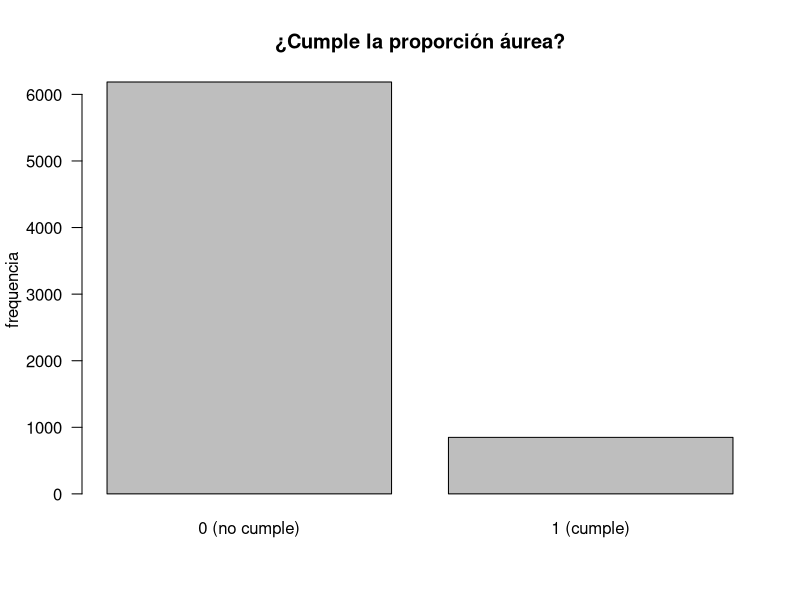
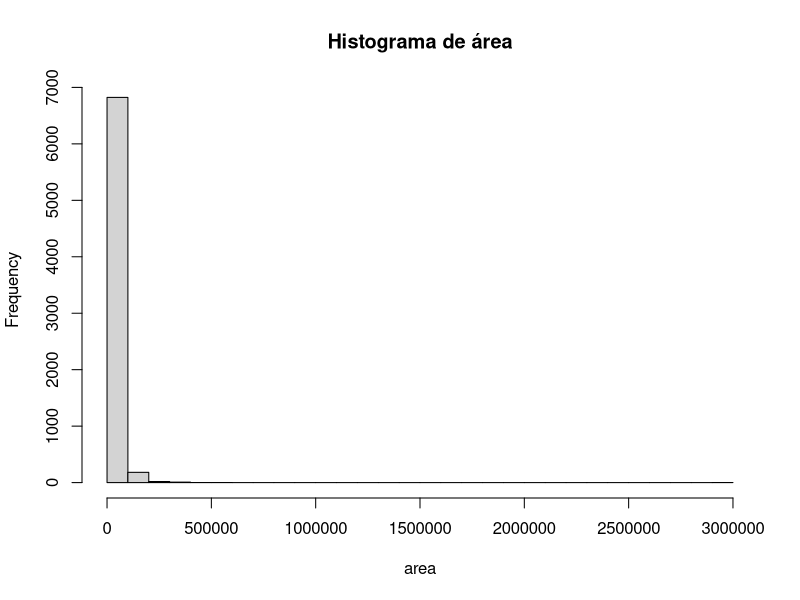
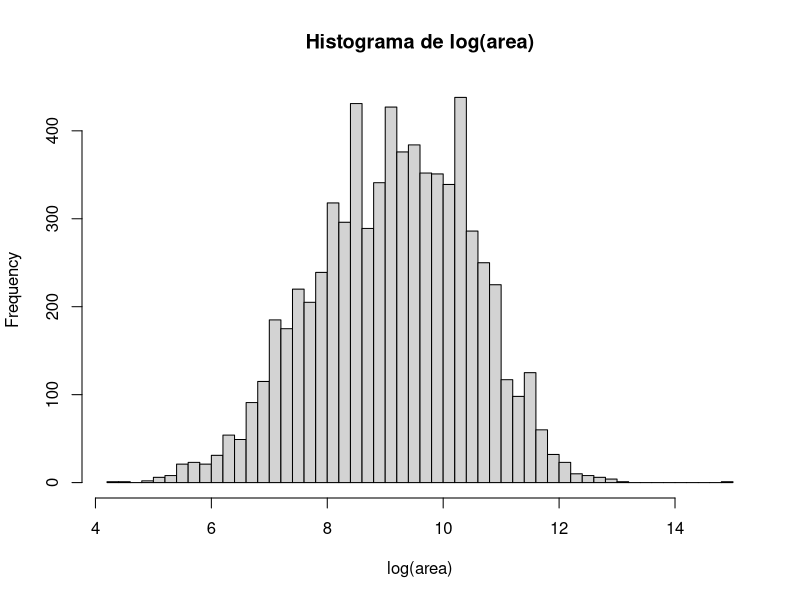
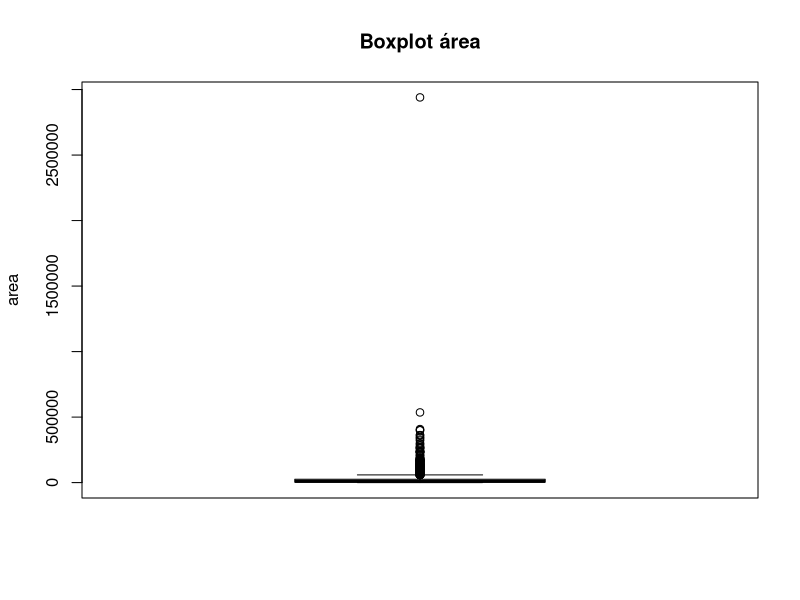
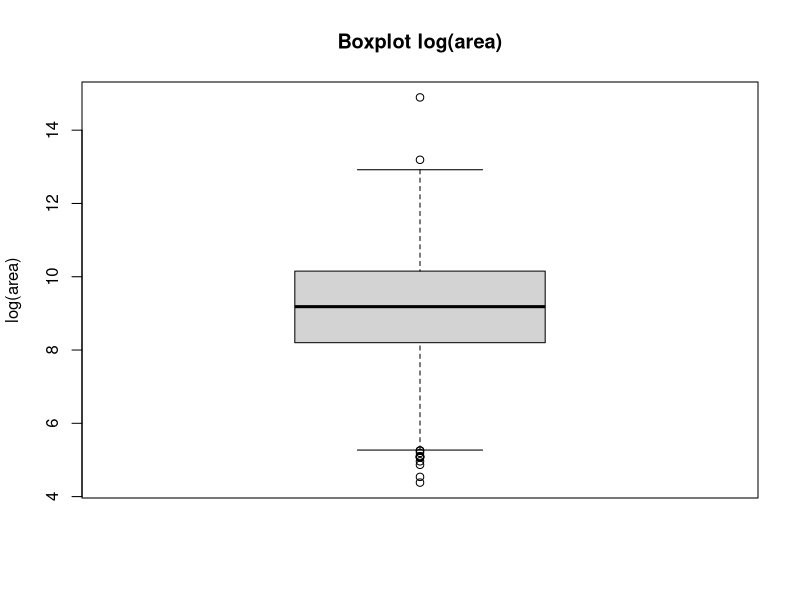
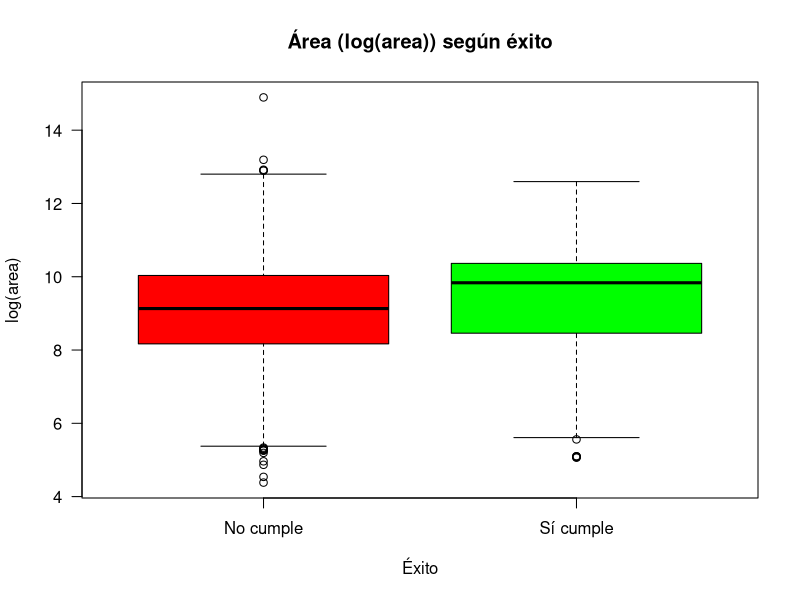
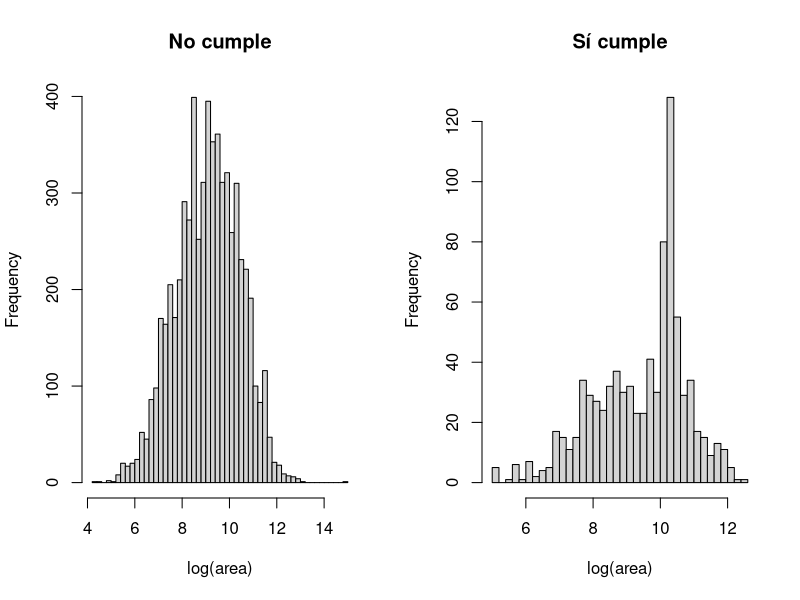
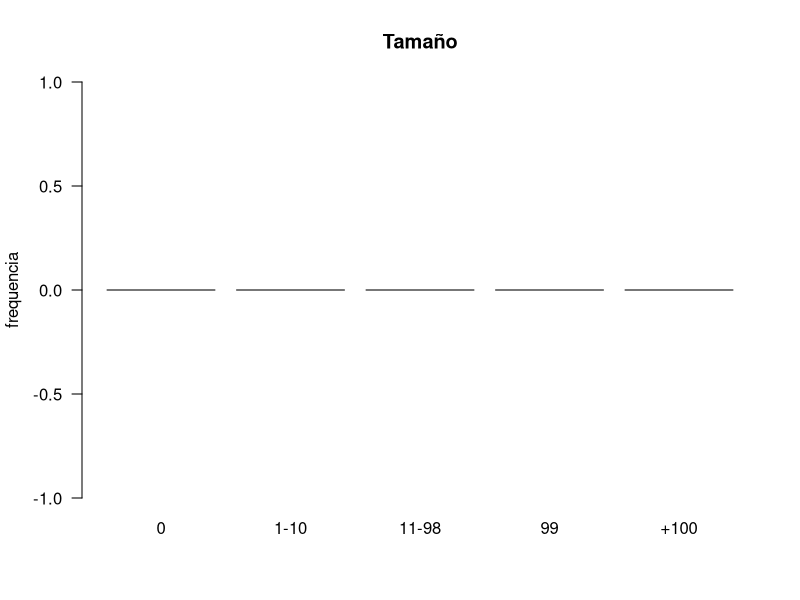

The R script that drew these images, in order:
## ---- chunk 1
knitr::opts_chunk$set(echo = TRUE)
## ---- chunk 2
library(readr)
setwd("~/Desktop/consultoria_proyecto")
df <- read_csv("prado_variables.csv")

df$exito <- as.factor(df$exito)
df$tam_cat <- factor(
  df$tam_cat,
  levels = c("0", "1-10", "11-98", "99", "+100"),
  ordered = TRUE
)
df$orientacion <- as.factor(df$orientacion)
df$soporte_grp <-as.factor(df$soporte_grp)
df$sop_montaje <-as.factor(df$sop_montaje)
df$tecnica <- as.factor(df$tecnica)
df$tipo_autor <- as.factor(df$tipo_autor)
df$serie <- as.factor(df$serie)
df$fecha_est <- as.integer(df$fecha_est)
df$tema <- as.factor(df$tema)
## ---- chunk 3
table(df$exito)
v <- "exito"
tab <- sort(table(df[[v]]), decreasing = TRUE)

names(tab)[names(tab) == "0"] <- "0 (no cumple)"
names(tab)[names(tab) == "1"] <- "1 (cumple)"
barplot(tab, las = 1, main = "¿Cumple la proporción áurea?", ylab = "frequencia")
## ---- chunk 4
hist(df$area, breaks=40, main="Histograma de área", xlab="area")
hist(log(df$area ), breaks=40, main="Histograma de log(area)", xlab="log(area)")
boxplot(df$area, main="Boxplot área", ylab="area")
boxplot(log(df$area), main="Boxplot log(area)", ylab="log(area)")
## ---- chunk 5
df$exito_f <- factor(df$exito, levels=c(0,1), labels=c("No cumple","Sí cumple"))

boxplot(log(df$area) ~ df$exito_f,
        col = c("red","green"),
        main = "Área (log(area)) según éxito",
        xlab = "Éxito",
        ylab = "log(area)",
        las = 1)


df$exito_f <- factor(df$exito, levels=c(0,1), labels=c("No cumple","Sí cumple"))
x <- log(df$area )

op <- par(no.readonly=TRUE)
par(mfrow=c(1,2))

hist(x[df$exito_f=="No cumple"], breaks=40,
     main="No cumple", xlab="log(area)")
hist(x[df$exito_f=="Sí cumple"], breaks=40,
     main="Sí cumple", xlab="log(area)")

par(op)

df$exito_f <- factor(df$exito, levels=c(0,1), labels=c("No cumple","Sí cumple"))

k <- 10  # 10 barras (puedes subir/bajar)
br <- quantile(df$area, probs = seq(0, 1, length.out = k + 1), na.rm = TRUE)

br <- unique(br)
df$area_bin <- cut(df$area, breaks = br, include.lowest = TRUE)



## ---- chunk 6
table(df$tam_cat)
v <- "tam_cat"
tab <- sort(table(df[[v]]), decreasing = TRUE)

barplot(tab, las = 1, main = "Tamaño", ylab = "frequencia")
## ---- chunk 7
tab <- table(df$tam_cat, df$exito)

prop <- prop.table(tab, 1)

bp <- barplot(t(prop),           
              beside = FALSE,
              ylim = c(0, 1),
              ylab = "Proporción",
              xlab = "tam_cat",
              main = "tam_cat vs exito ",
              las = 2)

legend("topright",
       legend = rownames(t(prop)),
       bty = "n")

cum <- apply(t(prop), 2, cumsum)
mid <- cum - (t(prop) / 2)    

text(x = rep(bp, each = nrow(t(prop))),
     y = as.vector(mid),
     labels = sprintf("%.2f", as.vector(t(prop))),
     cex = 0.8)

## ---- chunk 8
table(df$orientacion)
v <- "orientacion"
tab <- sort(table(df[[v]]), decreasing = TRUE)

barplot(tab, las = 1, main = "Orientación", ylab = "frequencia")
## ---- chunk 9
# Tabla orientación x éxito
tab <- table(df$orientacion, df$exito_f)

# Proporciones dentro de cada orientación (cada fila suma 1)
prop <- prop.table(tab, 1)

cols <- c("red", "green")  # No cumple / Sí cumple

par(mar=c(6,5,4,2)+0.1)
bp <- barplot(t(prop),
              beside = FALSE,      # apilado
              ylim = c(0,1),       # todas igual de altas (100%)
              col = cols,
              las = 1,
              main = "Éxito según orientación (proporciones)",
              xlab = "Orientación",
              ylab = "Proporción")

legend("topleft",
       legend = c("No cumple","Sí cumple"),
       fill = cols,
       bty = "n",
       cex = 0.9)

# (opcional) n encima de cada barra
n <- rowSums(tab)
text(x = bp, y = 1.02, labels = paste0("n=", n), xpd = TRUE, cex = 0.8)

## ---- chunk 10
df$exito_f <- factor(df$exito, levels = c(0, 1), labels = c("No cumple", "Sí cumple"))

tab <- table(df$orientacion, df$exito_f)

rate <- tab[, "Sí cumple"] / rowSums(tab)
n    <- rowSums(tab)

ord  <- order(rate, decreasing = TRUE)
rate <- rate[ord]
n    <- n[ord]

wrap_labels <- function(x, width = 18){
  sapply(x, function(s) paste(strwrap(s, width = width), collapse = "\n"))
}
ylab2 <- wrap_labels(names(rate), width = 18)

p_global <- mean(df$exito == 1)

max_chars <- max(nchar(gsub("\n", "", ylab2)))
left_mar  <- min(22, max(11, ceiling(max_chars/2) + 3))
cex_txt   <- if (length(rate) > 20) 0.65 else if (length(rate) > 12) 0.8 else 0.95

if (dev.cur() == 1) dev.new(width = 10, height = 6)

op <- par(no.readonly = TRUE)
par(mar = c(5, left_mar, 4, 2) + 0.1)

xmax <- max(rate) * 1.35
bp <- barplot(rate,
              horiz = TRUE,
              names.arg = ylab2,
              xlim = c(0, xmax),
              col = "lightblue",
              las = 1,
              cex.names = cex_txt,
              main = "Tasa de cumplimiento áureo por orientación",
              xlab = "P(Sí cumple)",
              ylab = "")

mtext("Orientación", side = 2, line = left_mar - 2)

abline(v = p_global, lty = 2, lwd = 2)
text(x = rate, y = bp, labels = paste0("  n=", n), pos = 4, cex = 0.85)
text(x = p_global, y = max(bp) + 0.7, labels = "media", pos = 3, cex = 0.8)

par(op)

## ---- chunk 11
table(df$soporte_grp)
v <- "soporte_grp"
tab <- sort(table(df[[v]]), decreasing = TRUE)

barplot(tab, las = 1, main = "Soporte", ylab = "frequencia")
## ---- chunk 12
df$exito_f <- factor(df$exito, levels=c(0,1), labels=c("No cumple","Sí cumple"))

tab <- table(df$soporte_grp, df$exito_f)
rate <- tab[, "Sí cumple"] / rowSums(tab)
n <- rowSums(tab)
ord <- order(rate, decreasing=TRUE)
rate <- rate[ord]; n <- n[ord]
ylab2 <- names(rate)
ylab2 <- gsub("Papel/Vitela", "Papel/\nVitela", ylab2)
ylab2 <- gsub("Tabla/Panel", "Tabla/\nPanel", ylab2)


p_global <- mean(df$exito == 1)

op <- par(no.readonly=TRUE)
par(mar=c(5, 11, 4, 2) + 0.1)

xmax <- max(rate) * 1.35
bp <- barplot(rate,
              horiz=TRUE,
              names.arg = ylab2,
              xlim = c(0, xmax),
              col="lightblue",
              las=1,
              cex.names=0.95,
              main="Tasa de cumplimiento áureo por soporte",
              xlab="P(Sí cumple)",
              ylab="")

mtext("Soporte", side=2, line=3)

abline(v = p_global, lty = 2, lwd = 2)
text(x=rate, y=bp, labels=paste0("  n=", n), pos=4, cex=0.9)%%
text(x=p_global, y=max(bp)+0.6, labels="media", pos=3, cex=0.8)

par(op)

## ---- chunk 13
df$exito_f <- factor(df$exito, levels=c(0,1), labels=c("No cumple","Sí cumple"))

tab <- table(df$soporte_grp, df$exito_f)

# proporciones dentro de cada soporte (cada barra suma 1)
prop <- prop.table(tab, 1)

# ordenar por tasa de Sí cumple (opcional)
rate <- prop[, "Sí cumple"]
ord <- order(rate, decreasing=TRUE)
prop <- prop[ord, , drop=FALSE]
n <- rowSums(tab)[ord]

cols <- c("red", "green")  # No cumple / Sí cumple

op <- par(no.readonly=TRUE)
par(mar=c(10,4,4,2)+0.1)

bp <- barplot(t(prop),
              beside = FALSE,
              ylim = c(0,1),
              las = 2,
              col = cols,
              main = "Éxito dentro de cada soporte (barras 100%)",
              ylab = "Proporción",
              xlab = "Soporte")

legend("topright", legend = c("No cumple","Sí cumple"), fill = cols, bty = "n")

# n encima
text(x = bp, y = 1.02, labels = paste0("n=", n), xpd = TRUE, cex = 0.8)

par(op)

## ---- chunk 14
table(df$sop_montaje)
v <- "sop_montaje"
tab <- sort(table(df[[v]]), decreasing = TRUE)

names(tab)[names(tab) == "0"] <- "0 (No es un montaje)"
names(tab)[names(tab) == "1"] <- "1 (Sí es un montaje)"

barplot(tab, las = 1, main = "Soportes", ylab = "frequencia")
## ---- chunk 15
df$exito_f <- factor(df$exito, levels=c(0,1), labels=c("No cumple","Sí cumple"))
df$sop_f <- factor(df$sop_montaje, levels=c(0,1), labels=c("No montaje","Sí montaje"))

tab <- table(df$sop_f, df$exito_f)
prop <- prop.table(tab, 1)
n <- rowSums(tab)

cols <- c("red","green")

par(mar=c(6,4,4,2)+0.1)
bp <- barplot(t(prop),
              beside = FALSE,
              ylim = c(0,1),
              col = cols,
              las = 1,
              main = "Éxito según sop_montaje (proporciones)",
              xlab = "sop_montaje",
              ylab = "Proporción")

legend("topright", legend = c("No cumple","Sí cumple"), fill = cols, bty = "n")
text(x = bp, y = 1.02, labels = paste0("n=", n), xpd = TRUE, cex = 0.8)

tab
round(prop, 3)

## ---- chunk 16
df$exito_f <- factor(df$exito,
                     levels = c(0, 1),
                     labels = c("No cumple", "Sí cumple"))

tab <- table(df$sop_montaje, df$exito_f)

rate <- tab[, "Sí cumple"] / rowSums(tab)
n    <- rowSums(tab)

ord  <- order(rate, decreasing = TRUE)
rate <- rate[ord]
n    <- n[ord]

wrap_labels <- function(x, width = 18){
  sapply(x, function(s) paste(strwrap(s, width = width), collapse = "\n"))
}
ylab2 <- wrap_labels(names(rate), width = 18)


p_global <- mean(df$exito == 1)

max_chars <- max(nchar(gsub("\n", "", ylab2)))
left_mar  <- min(22, max(11, ceiling(max_chars / 2) + 3))
cex_txt   <- if (length(rate) > 20) 0.65 else if (length(rate) > 12) 0.8 else 0.95

if (dev.cur() == 1) dev.new(width = 10, height = 6)

op <- par(no.readonly = TRUE)
par(mar = c(5, left_mar, 4, 2) + 0.1)

xmax <- max(rate) * 1.35
bp <- barplot(rate,
              horiz = TRUE,
              names.arg = ylab2,
              xlim = c(0, xmax),
              col = "lightblue",
              las = 1,
              cex.names = cex_txt,
              main = "Tasa de cumplimiento áureo por soporte de montaje",
              xlab = "P(Sí cumple)",
              ylab = "")

mtext("sop_montaje", side = 2, line = left_mar - 2)

abline(v = p_global, lty = 2, lwd = 2)
text(x = rate, y = bp, labels = paste0("  n=", n), pos = 4, cex = 0.85)
text(x = p_global, y = max(bp) + 0.7, labels = "media", pos = 3, cex = 0.8)

par(op)

## ---- chunk 17

table(df$tecnica)
v <- "tecnica"
tab <- sort(table(df[[v]]), decreasing = TRUE)

barplot(tab, las = 1, main = "Tecnica", ylab = "frequencia")
## ---- chunk 18

df$exito_f <- factor(df$exito, levels=c(0,1), labels=c("No cumple","Sí cumple"))
df$tecnica_f <- factor(df$tecnica)

tab <- table(df$tecnica_f, df$exito_f)
prop <- prop.table(tab, 1)  
n <- rowSums(tab)

rate <- prop[, "Sí cumple"]
ord <- order(rate, decreasing=TRUE)
prop <- prop[ord, , drop=FALSE]
n <- n[ord]

cols <- c("red","green")

par(mar=c(10,4,4,2)+0.1)
bp <- barplot(t(prop),
              beside = FALSE,
              ylim = c(0,1),
              col = cols,
              las = 2,
              main = "Éxito según técnica (proporciones)",
              xlab = "Técnica",
              ylab = "Proporción")

legend("topright", legend=c("No cumple","Sí cumple"), fill=cols, bty="n")
text(x = bp, y = 1.02, labels = paste0("n=", n), xpd = TRUE, cex = 0.8)

tab
round(prop, 3)

## ---- chunk 19
df$exito_f <- factor(df$exito, levels = c(0, 1), labels = c("No cumple", "Sí cumple"))

tab <- table(df$tecnica, df$exito_f)

rate <- tab[, "Sí cumple"] / rowSums(tab)
n    <- rowSums(tab)

ord  <- order(rate, decreasing = TRUE)
rate <- rate[ord]
n    <- n[ord]

wrap_labels <- function(x, width = 18){
  sapply(x, function(s) paste(strwrap(s, width = width), collapse = "\n"))
}
ylab2 <- wrap_labels(names(rate), width = 18)

p_global <- mean(df$exito == 1)

max_chars <- max(nchar(gsub("\n", "", ylab2)))
left_mar  <- min(26, max(11, ceiling(max_chars/2) + 3))
cex_txt   <- if (length(rate) > 25) 0.55 else if (length(rate) > 18) 0.7 else if (length(rate) > 12) 0.8 else 0.95

if (dev.cur() == 1) dev.new(width = 11, height = 7)

op <- par(no.readonly = TRUE)
par(mar = c(5, left_mar, 4, 2) + 0.1)

xmax <- max(rate) * 1.35
bp <- barplot(rate,
              horiz = TRUE,
              names.arg = ylab2,
              xlim = c(0, xmax),
              col = "lightblue",
              las = 1,
              cex.names = cex_txt,
              main = "Tasa de cumplimiento áureo por técnica",
              xlab = "P(Sí cumple)",
              ylab = "")

mtext("Técnica", side = 2, line = left_mar - 2)

abline(v = p_global, lty = 2, lwd = 2)
text(x = rate, y = bp, labels = paste0("  n=", n), pos = 4, cex = 0.85)
text(x = p_global, y = max(bp) + 0.7, labels = "media", pos = 3, cex = 0.8)

par(op)

## ---- chunk 20
table(df$tipo_autor)

v <- "tipo_autor"
tab <- sort(table(df[[v]]), decreasing = TRUE)

barplot(tab, las = 1, main = "Tipo de Autor", ylab = "frequencia")
## ---- chunk 21
df$exito_f <- factor(df$exito, levels=c(0,1), labels=c("No cumple","Sí cumple"))
df$tipo_autor_f <- factor(df$tipo_autor)

tab <- table(df$tipo_autor_f, df$exito_f)
prop <- prop.table(tab, 1)   # proporciones dentro de cada tipo_autor
n <- rowSums(tab)

# ordenar por tasa de "Sí cumple" (opcional)
rate <- prop[, "Sí cumple"]
ord <- order(rate, decreasing=TRUE)
prop <- prop[ord, , drop=FALSE]
n <- n[ord]

cols <- c("red","green")

par(mar=c(9,4,4,2)+0.1)
bp <- barplot(t(prop),
              beside = FALSE,
              ylim = c(0,1),
              col = cols,
              las = 2,
              main = "Éxito según tipo de autor (proporciones)",
              xlab = "Tipo de autor",
              ylab = "Proporción")

legend("topright", legend=c("No cumple","Sí cumple"), fill=cols, bty="n")
text(x = bp, y = 1.02, labels = paste0("n=", n), xpd = TRUE, cex = 0.8)

tab
round(prop, 3)

## ---- chunk 22
df$exito_f <- factor(df$exito, levels = c(0, 1), labels = c("No cumple", "Sí cumple"))

tab <- table(df$tipo_autor, df$exito_f)

rate <- tab[, "Sí cumple"] / rowSums(tab)
n    <- rowSums(tab)

ord  <- order(rate, decreasing = TRUE)
rate <- rate[ord]
n    <- n[ord]

wrap_labels <- function(x, width = 18){
  sapply(x, function(s) paste(strwrap(s, width = width), collapse = "\n"))
}
ylab2 <- wrap_labels(names(rate), width = 18)

p_global <- mean(df$exito == 1)

max_chars <- max(nchar(gsub("\n", "", ylab2)))
left_mar  <- min(26, max(11, ceiling(max_chars/2) + 3))
cex_txt   <- if (length(rate) > 25) 0.55 else if (length(rate) > 18) 0.7 else if (length(rate) > 12) 0.8 else 0.95

if (dev.cur() == 1) dev.new(width = 11, height = 7)

op <- par(no.readonly = TRUE)
par(mar = c(5, left_mar, 4, 2) + 0.1)

xmax <- max(rate) * 1.35
bp <- barplot(rate,
              horiz = TRUE,
              names.arg = ylab2,
              xlim = c(0, xmax),
              col = "lightblue",
              las = 1,
              cex.names = cex_txt,
              main = "Tasa de cumplimiento áureo por tipo de autor",
              xlab = "P(Sí cumple)",
              ylab = "")

mtext("Tipo de autor", side = 2, line = left_mar - 2)

abline(v = p_global, lty = 2, lwd = 2)
text(x = rate, y = bp, labels = paste0("  n=", n), pos = 4, cex = 0.85)
text(x = p_global, y = max(bp) + 0.7, labels = "media", pos = 3, cex = 0.8)

par(op)

## ---- chunk 23
table(df$serie)
v <- "serie"
tab <- sort(table(df[[v]]), decreasing = TRUE)
names(tab)[names(tab) == "0"] <- "0 (No)"
names(tab)[names(tab) == "1"] <- "1 (Sí)"

barplot(tab, las = 1, main = "Forma parte de una serie", ylab = "frequencia")
## ---- chunk 24
df$exito_f <- factor(df$exito, levels=c(0,1), labels=c("No cumple","Sí cumple"))

if (is.numeric(df$serie) || is.integer(df$serie)) {
  df$serie_f <- factor(df$serie, levels=c(0,1),
                       labels=c("No pertenece a serie","Pertenece a serie"))
} else {
  df$serie_f <- factor(df$serie)
}

tab <- table(df$serie_f, df$exito_f)
prop <- prop.table(tab, 1)   # proporciones dentro de cada grupo de serie
n <- rowSums(tab)

cols <- c("red","green")
par(mar=c(6,4,4,2)+0.1)
bp <- barplot(t(prop),
              beside = FALSE,
              ylim = c(0,1),
              col = cols,
              las = 1,
              main = "Éxito según pertenencia a serie (proporciones)",
              xlab = "Serie",
              ylab = "Proporción")

legend("topright", legend=c("No cumple","Sí cumple"), fill=cols, bty="n")
text(x = bp, y = 1.02, labels = paste0("n=", n), xpd = TRUE, cex = 0.8)

tab
round(prop, 3)

## ---- chunk 25
df$exito_f <- factor(df$exito, levels = c(0, 1), labels = c("No cumple", "Sí cumple"))

serie2 <- df$serie
if (is.numeric(serie2) || is.integer(serie2)) {
  serie2 <- factor(serie2, levels = c(0, 1), labels = c("0 (No)", "1 (Sí)"))
} else {
  serie2 <- as.factor(serie2)
}

tab <- table(serie2, df$exito_f)

rate <- tab[, "Sí cumple"] / rowSums(tab)
n    <- rowSums(tab)

ord  <- order(rate, decreasing = TRUE)
rate <- rate[ord]
n    <- n[ord]

wrap_labels <- function(x, width = 18){
  sapply(x, function(s) paste(strwrap(s, width = width), collapse = "\n"))
}
ylab2 <- wrap_labels(names(rate), width = 18)

p_global <- mean(df$exito == 1)

max_chars <- max(nchar(gsub("\n", "", ylab2)))
left_mar  <- min(22, max(11, ceiling(max_chars/2) + 3))
cex_txt   <- if (length(rate) > 20) 0.65 else if (length(rate) > 12) 0.8 else 0.95

if (dev.cur() == 1) dev.new(width = 10, height = 6)

op <- par(no.readonly = TRUE)
par(mar = c(5, left_mar, 4, 2) + 0.1)

xmax <- max(rate) * 1.35
bp <- barplot(rate,
              horiz = TRUE,
              names.arg = ylab2,
              xlim = c(0, xmax),
              col = "lightblue",
              las = 1,
              cex.names = cex_txt,
              main = "Tasa de cumplimiento áureo por serie",
              xlab = "P(Sí cumple)",
              ylab = "")

mtext("Serie", side = 2, line = left_mar - 2)

abline(v = p_global, lty = 2, lwd = 2)
text(x = rate, y = bp, labels = paste0("  n=", n), pos = 4, cex = 0.85)
text(x = p_global, y = max(bp) + 0.7, labels = "media", pos = 3, cex = 0.8)

par(op)

## ---- chunk 26
x <- as.integer(df$fecha_est)
x <- x[is.finite(x)]

# breaks de 25
xmin <- floor(min(x)/25)*25
xmax <- ceiling(max(x)/25)*25
br <- seq(xmin, xmax + 25, by = 25)   # +25 para que no se quede corto

hist(x, breaks = br,
     main = "Fecha estimada (bins de 25 años)",
     xlab = "Año", ylab = "Frecuencia",
     right = FALSE)

## ---- chunk 27
df$exito_f <- factor(df$exito, levels=c(0,1), labels=c("No cumple","Sí cumple"))

x <- as.integer(df$fecha_est)
ok <- is.finite(x) & !is.na(df$exito_f)
x <- x[ok]
ex <- df$exito_f[ok]

bin_w <- 50  
xmin <- floor(min(x)/bin_w)*bin_w
xmax <- ceiling(max(x)/bin_w)*bin_w
br <- seq(xmin, xmax + bin_w, by=bin_w)

bin <- cut(x, breaks=br, right=FALSE, include.lowest=TRUE)

tab <- table(ex, bin)
prop <- prop.table(tab, 2)

cols <- c("red","green")

op <- par(no.readonly=TRUE)
par(mar=c(7,4,4,2)+0.1)

bp <- barplot(prop,
              beside=FALSE,
              col=cols,
              ylim=c(0,1),
              las=1,
              names.arg = rep("", ncol(prop)),  # quita TODAS las etiquetas feas
              main=paste0("Éxito por fecha_est (bins ", bin_w, " años) - proporciones"),
              xlab="Intervalo (años)",
              ylab="Proporción")

k <- 8
idx <- unique(round(seq(1, ncol(prop), length.out = k)))
labs <- colnames(prop)[idx]
text(x = bp[idx], y = -0.06, labels = labs, srt = 45, adj = 1, xpd = TRUE, cex = 0.8)

legend("topright", legend=rownames(prop), fill=cols, bty="n")
par(op)

## ---- chunk 28
boxplot((df$fecha_est) ~ df$exito,
        main = "Distribución de la fecha estimada según cumplimiento de la condición áurea",
        xlab = "¿Cumple la condición áurea?",
        ylab = "fecha estimada",
        las = 1)
## ---- chunk 29
hist(df$fecha_ancho, breaks=40, main="Histograma de fecha_ancho", xlab="area")
## ---- chunk 30
table(df$tema)

v <- "tema"
tab <- sort(table(df[[v]]), decreasing = TRUE)
barplot(tab, las = 2, main = "Tema de la Obra", ylab = "frequencia")
## ---- chunk 31
df$exito_f <- factor(df$exito, levels = c(0,1),
                     labels = c("No cumple","Sí cumple"))

tab <- table(df$tema, df$exito_f)

prop <- prop.table(tab, 1)

cols <- c("red", "green")

op <- par(no.readonly = TRUE)

bp <- barplot(t(prop),
              beside = FALSE,
              col = cols,
              ylim = c(0,1),
              las = 2,
              main = "Éxito según tema (proporciones)",
              xlab = "Tema",
              ylab = "Proporción")

legend("topright",
       legend = c("No cumple", "Sí cumple"),
       fill = cols,
       bty = "n")

n <- rowSums(tab)
text(x = bp, y = 1.02, labels = paste0("n=", n),
     xpd = TRUE, cex = 0.8)

par(op)

## ---- chunk 32
df$exito_f <- factor(df$exito, levels = c(0, 1), labels = c("No cumple", "Sí cumple"))

tab <- table(df$tema, df$exito_f)

rate <- tab[, "Sí cumple"] / rowSums(tab)
n    <- rowSums(tab)

ord  <- order(rate, decreasing = TRUE)
rate <- rate[ord]
n    <- n[ord]

wrap_labels <- function(x, width = 18){
  sapply(x, function(s) paste(strwrap(s, width = width), collapse = "\n"))
}
ylab2 <- wrap_labels(names(rate), width = 18)

p_global <- mean(df$exito == 1)

max_chars <- max(nchar(gsub("\n", "", ylab2)))
left_mar  <- min(30, max(11, ceiling(max_chars/2) + 3))
cex_txt   <- if (length(rate) > 30) 0.50 else if (length(rate) > 22) 0.65 else if (length(rate) > 15) 0.8 else 0.95

if (dev.cur() == 1) dev.new(width = 12, height = 8)

op <- par(no.readonly = TRUE)
par(mar = c(5, left_mar, 4, 2) + 0.1)

xmax <- max(rate) * 1.35
bp <- barplot(rate,
              horiz = TRUE,
              names.arg = ylab2,
              xlim = c(0, xmax),
              col = "lightblue",
              las = 1,
              cex.names = cex_txt,
              main = "Tasa de cumplimiento áureo por tema",
              xlab = "P(Sí cumple)",
              ylab = "")

mtext("Tema", side = 2, line = left_mar - 2)

abline(v = p_global, lty = 2, lwd = 2)
text(x = rate, y = bp, labels = paste0("  n=", n), pos = 4, cex = 0.85)
text(x = p_global, y = max(bp) + 0.7, labels = "media", pos = 3, cex = 0.8)

par(op)

## ---- chunk 33
tab <- table(df$orientacion, df$tam_cat)
prop_col <- prop.table(tab, 2)  # proporciones
round(prop_col, 3)

cols <- c("skyblue3","orange2","gray50")  # vertical / horizontal / cuadrado (ajusta si quieres)

barplot(prop_col,
        beside = FALSE,
        ylim = c(0, 1),
        las = 1,
        col = cols,
        main = "Orientación dentro de cada tamaño (tam_cat)",
        xlab = "Tamaño (tam_cat)",
        ylab = "Proporción")

legend("topright", legend = rownames(prop_col), fill = cols, bty = "n")
## ---- chunk 34
df$exito_f <- factor(df$exito, levels=c(0,1), labels=c("0 (No cumple)","1 (Sí cumple)"))
df$tam_cat <- factor(df$tam_cat, levels=c("pequeno","mediano","grande"))
df$orientacion <- factor(df$orientacion, levels=c("horizontal","vertical","cuadrado"))

tab3 <- table(df$orientacion, df$tam_cat, df$exito_f)

cols_ex <- c("red","green")
op <- par(no.readonly = TRUE)
par(mfrow=c(1,3), mar=c(7,4,4,2)+0.1)

for(tam in levels(df$tam_cat)){

  tab_tam <- tab3[, tam, , drop=FALSE]   # <- importante drop=FALSE aquí
  tab_tam <- tab_tam[, 1, ]              # ahora sí: matriz 2D (orientacion x exito)

  prop_tam <- prop.table(tab_tam, 1)

  bp <- barplot(t(prop_tam),
                beside=FALSE,
                ylim=c(0,1),
                las=2,
                col=cols_ex,
                main=paste("tam_cat =", tam),
                ylab="Proporción",
                xlab="Orientación")

  n <- rowSums(tab_tam)
  text(x=bp, y=1.02, labels=paste0("n=", n), xpd=TRUE, cex=0.8)
}

legend("topright",
       legend=c("No cumple","Sí cumple"),
       fill=cols_ex, bty="n")

par(op)

## ---- chunk 35
df$serie_f <- factor(df$serie, levels = c(0,1),
                     labels = c("No pertenece a serie", "Pertenece a serie"))
tab <- table(df$soporte_grp, df$serie_f)
tab 
## ---- chunk 36

tab <- table(df$soporte_grp, df$serie)
prop <- prop.table(tab, 2)

cols <- rainbow(nrow(prop))  # o tus colores

op <- par(no.readonly=TRUE)
par(mar=c(6,4,4,12)+0.1, xpd=NA)

bp <- barplot(prop,
              beside = FALSE,
              ylim = c(0,1),
              las = 1,
              col = cols,
              main = "Soporte dentro de cada grupo de serie",
              xlab = "Serie",
              ylab = "Proporción")

# n total por cada grupo (cada barra)
n_serie <- colSums(tab)
text(x = bp, y = 1.02, labels = paste0("n=", n_serie), cex = 0.85)

legend("topright",
       inset = c(-0.35, 0),
       legend = rownames(prop),
       fill = cols,
       bty = "n",
       cex = 0.9)

par(op)

## ---- chunk 37
df$exito_f <- factor(df$exito, levels=c(0,1), labels=c("No cumple","Sí cumple"))
df$serie_f <- factor(df$serie, levels=c(0,1),
                     labels=c("No pertenece a serie","Pertenece a serie"))

tab3 <- table(df$soporte_grp, df$serie_f, df$exito_f)

tot_sop <- apply(tab3, 1, sum)
tab3 <- tab3[order(tot_sop, decreasing=TRUE), , , drop=FALSE]

ylab2 <- rownames(tab3)
ylab2 <- gsub("Papel/Vitela", "Papel/\nVitela", ylab2)
ylab2 <- gsub("Tabla/Panel", "Tabla/\nPanel", ylab2)

cols <- c("red", "green") 

op <- par(no.readonly=TRUE)

layout(matrix(c(1,2,3), nrow=1), widths=c(1,1,0.55))

for (s in levels(df$serie_f)) {

  tab_s <- tab3[, s, , drop=FALSE][,,1:2]   
  tab_s <- tab_s[, c("No cumple","Sí cumple")]

  prop_s <- prop.table(tab_s, 1) 
  prop_s[is.na(prop_s)] <- 0
  n <- rowSums(tab_s)

  par(mar=c(5, 9.5, 3.5, 2) + 0.1, xpd=NA)

  bp <- barplot(t(prop_s),
                horiz=TRUE,
                names.arg=ylab2,
                col=cols,
                xlim=c(0,1),
                las=1,
                cex.names=0.9,
                main=paste("Serie:\n", s),
                xlab="Proporción",
                border=NA)

  axis(1, at=seq(0,1,0.2))
  box()

  text(x=1.02, y=bp, labels=paste0("n=", n), pos=4, cex=0.8)
}

par(mar=c(0,0,0,0))
plot.new()
legend("center",
       legend=c("No cumple","Sí cumple"),
       fill=cols,
       bty="n",
       cex=1)
## ---- chunk 38
df$serie_f <- factor(df$serie, levels = c(0,1),
                     labels = c("No pertenece a serie", "Pertenece a serie"))

par(mar = c(6,6,4,2) + 0.1)

boxplot(fecha_est ~ serie_f, data = df,
        col = c("gray85","lightblue"),
        pch = 16, cex = 0.7,
        main = "Fecha estimada según pertenencia a serie",
        xlab = "Serie",
        ylab = "fecha_est (año)",
        las = 1)

# puntos con transparencia + muestra (para que se vea bien)
set.seed(1)
m <- min(800, nrow(df))
idx <- sample(seq_len(nrow(df)), m)

stripchart(df$fecha_est[idx] ~ df$serie_f[idx],
           vertical = TRUE, method = "jitter",
           pch = 16, cex = 0.35,
           col = adjustcolor("black", alpha.f = 0.25),
           add = TRUE)

grid(nx = NA, ny = NULL)
## ---- chunk 39
df$exito_f <- factor(df$exito, levels = c(0,1),
                     labels = c("No cumple","Sí cumple"))

df$serie_f <- factor(df$serie, levels = c(0,1),
                     labels = c("No pertenece a serie", "Pertenece a serie"))

cols <- c("red", "green")  # No cumple / Sí cumple

op <- par(no.readonly = TRUE)

par(mfrow = c(1,2), mar = c(6,5,4,1) + 0.1, oma = c(0,0,2,0))

for (s in levels(df$serie_f)) {
  sub <- df[df$serie_f == s, , drop = FALSE]

  bp <- boxplot(fecha_est ~ exito_f, data = sub,
                col = cols,
                main = paste("Serie:", s),
                xlab = "Éxito",
                ylab = "fecha_est (año)",
                las = 1,
                outline = TRUE)

  grid(nx = NA, ny = NULL)

  # n encima de cada caja
  text(x = 1:2, y = par("usr")[4], labels = paste0("n=", bp$n),
       xpd = TRUE, pos = 3, cex = 0.85)
}

mtext("Fecha estimada por éxito, separando si pertenece a serie", outer = TRUE, cex = 1.1)

legend("topleft", inset = 0.02,
       legend = levels(df$exito_f), fill = cols, bty = "n", cex = 0.9)
## ---- chunk 40
tema <- factor(df$tema)
tec  <- factor(df$tecnica) 

tab  <- table(tema, tec)
prop <- prop.table(tab, 1) 
n_tema <- rowSums(tab)

ord <- order(n_tema, decreasing = TRUE)
prop <- prop[ord, , drop = FALSE]
n_tema <- n_tema[ord]

tema_lab <- rownames(prop)
tema_lab <- gsub("_", "\n", tema_lab)  # corta por guiones bajos

cols <- rainbow(ncol(prop))
names(cols) <- colnames(prop)

op <- par(no.readonly = TRUE)

layout(matrix(c(1,2), 1, 2), widths = c(4.8, 1.6))

par(mar = c(5, 12, 4, 1) + 0.1, xpd = NA)
bp <- barplot(t(prop),
              horiz = TRUE,
              beside = FALSE,
              xlim = c(0, 1),
              las = 1,
              col = cols[colnames(prop)],
              names.arg = tema_lab,
              main = "Distribución de técnicas dentro de cada tema",
              xlab = "Proporción",
              ylab = "Tema",
              cex.names = 0.85)

text(x = 1.02, y = bp, labels = paste0("n=", n_tema), pos = 4, cex = 0.8)

par(mar = c(0,0,0,0))
plot.new()
legend("center",
       legend = colnames(prop),
       fill = cols[colnames(prop)],
       bty = "n",
       cex = 1)

layout(1)
par(op)

tab
round(prop, 3)
## ---- chunk 41
dev.new(width = 13, height = 5)

df$exito_f   <- factor(df$exito, levels=c(0,1), labels=c("No cumple","Sí cumple"))
df$tema_f    <- factor(df$tema)
df$tecnica_f <- factor(df$tecnica)

tab3 <- with(df, table(tema_f, tecnica_f, exito_f))

tab_total <- apply(tab3, c(1,2), sum)
n_total   <- rowSums(tab_total)
ord <- order(n_total, decreasing = TRUE)

tab3 <- tab3[ord, , , drop=FALSE]
tema_levels <- dimnames(tab3)[[1]]

tema_lab <- gsub("_", "\n", tema_levels)

cols <- rainbow(nlevels(df$tecnica_f))
names(cols) <- levels(df$tecnica_f)

prop_list <- vector("list", length(levels(df$exito_f)))
n_list    <- vector("list", length(levels(df$exito_f)))

for (k in seq_along(levels(df$exito_f))) {
  tab_k <- tab3[,,k]
  n_k   <- rowSums(tab_k)
  prop_k <- prop.table(tab_k, 1)   # cada tema suma 1
  prop_k[is.na(prop_k)] <- 0
  prop_list[[k]] <- prop_k
  n_list[[k]] <- n_k
}

op <- par(no.readonly = TRUE)

layout(matrix(c(1,2,3), 1, 3), widths = c(5.2, 5.2, 1.7))
par(oma=c(0,0,2,0)) 

for (k in seq_along(levels(df$exito_f))) {

  par(mar = c(4.5, ifelse(k==1, 12, 2), 3, 1) + 0.1, xpd = NA)

  bp <- barplot(t(prop_list[[k]]),
                horiz = TRUE,
                beside = FALSE,
                col = cols[colnames(prop_list[[k]])],
                xlim = c(0,1),
                las = 1,
                names.arg = if (k==1) tema_lab else rep("", length(tema_lab)),
                cex.names = 0.85,
                cex.axis = 0.9,
                main = paste("Éxito:", levels(df$exito_f)[k]),
                xlab = "Proporción",
                ylab = if (k==1) "Tema" else "")


  text(x = 1.02, y = bp, labels = paste0("n=", n_list[[k]]), pos = 4, cex = 0.75)
}

par(mar=c(0,0,0,0))
plot.new()
legend("center",
       legend = levels(df$tecnica_f),
       fill = cols[levels(df$tecnica_f)],
       bty = "n",
       cex = 1)

mtext("Distribución de técnicas dentro de cada tema (separado por éxito)", outer=TRUE, cex=1.1)

layout(1)
par(op)

## ---- chunk 42

df$log_area <- log(df$area)

plot(df$fecha_est, df$log_area,
     main = "log(Área) vs Fecha Estimada",
     xlab = "Fecha Estimada",
     ylab = "log(Área)",
     pch = 19,  # Usar puntos sólidos
     col = rgb(0, 0, 1, 0.5),  # Color azul con algo de transparencia
     cex = 0.7)  # Tamaño de los puntos

# Añadir una línea de tendencia (si es relevante)
abline(lm(df$log_area ~ df$fecha_est), col = "red", lwd = 2)

## ---- chunk 43
df$exito_f <- factor(df$exito, levels=c(0,1), labels=c("No cumple","Sí cumple"))

col_ex <- ifelse(df$exito_f == "Sí cumple", "green3", "red3")

x <- jitter(df$fecha_est, amount = 0.25)
y <- log(df$area)

plot(x, y,
     pch = 16, cex = 0.5,
     col = col_ex,
     xlab = "fecha_est",
     ylab = "log(area+1)",
     main = "Área vs fecha_est (coloreado por éxito)")

legend("topright",
       legend = c("No cumple","Sí cumple"),
       col = c("red3","green3"),
       pch = 16, bty = "n")

lines(lowess(df$fecha_est, y), lwd = 2)

lines(lowess(df$fecha_est[df$exito_f=="No cumple"], y[df$exito_f=="No cumple"]), lwd=2, col="red3")
lines(lowess(df$fecha_est[df$exito_f=="Sí cumple"], y[df$exito_f=="Sí cumple"]), lwd=2, col="green3")
## ---- chunk 44
boxplot(log(df$area) ~ df$orientacion, las=2,
        main="log(area) por orientación", xlab="orientación", ylab="log(area)")

## ---- chunk 45
df$exito_f <- factor(df$exito, levels=c(0,1), labels=c("No cumple","Sí cumple"))

df2 <- subset(df, orientacion != "cuadrado" & !is.na(area))

df2$orientacion <- droplevels(factor(df2$orientacion))
df2$exito_f      <- droplevels(df2$exito_f)

grp <- interaction(df2$orientacion, df2$exito_f, sep="\n", drop=TRUE)

col_grp <- ifelse(grepl("No cumple", levels(grp)), "red", "green")

par(mar=c(9,4,4,2)+0.1)
boxplot(log(df2$area + 1) ~ grp,
        las=2,
        col=col_grp,
        main="log(area) por orientación y éxito (sin cuadrados)",
        ylab="log(area)",
        xlab="")

legend("topright", legend=c("No cumple","Sí cumple"), fill=c("red","green"), bty="n")
## ---- chunk 46
df$exito_f <- factor(df$exito, levels=c(0,1), labels=c("No cumple","Sí cumple"))
with(df, table(orientacion, exito_f))
## ---- chunk 47
boxplot(log(df$area) ~ df$soporte_grp, las=2,
        main="log(area) por soporte", xlab="soporte", ylab="log(area)")
## ---- chunk 48
boxplot(log(df$area) ~ df$tecnica_f,
        main = "Area por técnica",
        xlab = "Técnica",
        ylab = "Área",
        col = rainbow(length(levels(df$tecnica_f))),
        outline = TRUE)

## ---- chunk 49
df$exito_f <- factor(df$exito, levels=c(0, 1), labels=c("No cumple", "Sí cumple"))
df$tecnica_f <- factor(df$tecnica)

log_area <- log(df$area)

interaction_var <- interaction(df$tecnica_f, df$exito_f, drop=TRUE)

lst <- split(log_area, interaction_var)

cols_exito <- c("red", "green")

op <- par(no.readonly=TRUE)
par(mar=c(7,5,4,2)+0.1)

boxplot(lst,
        col=cols_exito,
        ylab="log(Área)",
        xlab="Técnica y Éxito",
        main="log(Área) por Técnica y Éxito",
        las=2,
        outline=TRUE)

axis(1, at=1:length(levels(df$tecnica_f)), labels=levels(df$tecnica_f), las=2)
abline(v=seq(2.5, by=2, length.out=length(levels(df$tecnica_f))-1), col="gray80", lty=2)

legend("topright", legend=c("No cumple", "Sí cumple"), fill=cols_exito, bty="n")

par(op)

## ---- chunk 50
par(mar=c(9,5,4,2)+0.1)

k2 <- length(levels(df$soporte_grp))

boxplot(y ~ df$soporte_grp * df$exito_f,
        col  = rep(cols_ex, times = k2),
        xaxt = "n",
        las  = 1,
        main = "log(area) por soporte y éxito",
        ylab = "log(area)",
        xlab = "")

axis(1,
     at = seq(1.5, by = 2, length.out = k2),
     labels = levels(df$soporte_grp),
     las = 2)

abline(v = seq(2.5, by = 2, length.out = k2-1), col = "gray80", lty = 2)

legend("topright", legend = levels(df$exito_f), fill = cols_ex, bty = "n")

par(op)
## ---- chunk 51
tab_orient_soporte <- table(df$orientacion, df$soporte_grp)
prop_orient_soporte <- prop.table(tab_orient_soporte, 2)

cols <- c("orange", "purple", "blue", "green")

barplot(prop_orient_soporte, 
        beside = FALSE,  # Apilar las barras
        col = cols,  # Colores para cada categoría
        ylim = c(0, 1),  # Asegurar que las barras lleguen a 1
        main = "Distribución de orientación por soporte_grp", 
        xlab = "Soporte", 
        ylab = "Proporción", 
        las = 1) 

legend("topright", 
       legend = rownames(prop_orient_soporte), 
       fill = cols, 
       bty = "n", 
       cex = 0.9)

## ---- chunk 52
ori <- factor(df$orientacion)
sup <- factor(df$soporte_grp)
ex  <- factor(df$exito, levels = c(0,1), labels = c("No cumple","Sí cumple"))

ok <- !is.na(ori) & !is.na(sup) & !is.na(ex)
ori <- ori[ok]; sup <- sup[ok]; ex <- ex[ok]

tab <- table(ori, sup, ex)

ori_levels <- dimnames(tab)[[1]]
sup_levels <- dimnames(tab)[[2]]
ex_levels  <- dimnames(tab)[[3]]

cols_ori <- rainbow(length(ori_levels)) 

op <- par(no.readonly = TRUE)
par(mfrow = c(1,2), mar = c(7,4,4,1) + 0.1, xpd = NA)

for(i in seq_along(ex_levels)){
  m <- tab[,, i, drop = FALSE]
  m <- m[,,1] 

  prop <- prop.table(m, 2)    
  prop[!is.finite(prop)] <- 0   

  barplot(as.matrix(prop),
          beside = FALSE,
          ylim = c(0,1),
          col = cols_ori,
          main = paste("Éxito:", ex_levels[i]),
          xlab = "soporte_grp",
          ylab = "Proporción",
          las = 2)

  abline(h = seq(0,1,0.2), col = "gray90")
}

legend("topright", inset = c(-0.25, 0),
       legend = ori_levels, fill = cols_ori, bty = "n", cex = 0.9)

par(op)

## ---- chunk 53
ori <- factor(df$orientacion)
tec <- factor(df$tecnica)

ok <- !is.na(ori) & !is.na(tec)
ori <- ori[ok]; tec <- tec[ok]

tab <- table(ori, tec)          
prop <- prop.table(tab, 2) 

cols_ori <- rainbow(nlevels(ori))

op <- par(no.readonly=TRUE)
par(mar=c(7,4,4,2)+0.1, xpd=NA)

barplot(as.matrix(prop),
        beside = FALSE,
        ylim = c(0,1),
        col = cols_ori,
        main = "Distribución de orientación dentro de cada técnica",
        xlab = "Técnica",
        ylab = "Proporción",
        las = 2)

abline(h = seq(0,1,0.2), col="gray")
legend("topright", inset=c(-0.25,0),
       legend=levels(ori), fill=cols_ori, bty="n", cex=0.9)

par(op)

## ---- chunk 54
ori <- factor(df$orientacion)
tec <- factor(df$tecnica)
ex  <- factor(df$exito, levels=c(0,1), labels=c("No cumple","Sí cumple"))

ok <- !is.na(ori) & !is.na(tec) & !is.na(ex)
ori <- ori[ok]; tec <- tec[ok]; ex <- ex[ok]

tab <- table(ori, tec, ex)

ori_levels <- dimnames(tab)[[1]]
tec_levels <- dimnames(tab)[[2]]
ex_levels  <- dimnames(tab)[[3]]

cols_ori <- rainbow(length(ori_levels))

op <- par(no.readonly=TRUE)
par(mfrow=c(1,2), mar=c(7,4,4,1)+0.1, xpd=NA)

for(i in seq_along(ex_levels)){
  m <- tab[,,i]
  prop <- prop.table(m, 2)
  prop[!is.finite(prop)] <- 0

  barplot(as.matrix(prop),
          beside=FALSE,
          ylim=c(0,1),
          col=cols_ori,
          main=paste("Éxito:", ex_levels[i]),
          xlab="Técnica",
          ylab="Proporción",
          las=2)

  abline(h=seq(0,1,0.2), col="gray90")
}

legend("topright", inset=c(-0.25,0),
       legend=ori_levels, fill=cols_ori, bty="n", cex=0.9)

par(op)

## ---- chunk 55
df$orientacion <- factor(df$orientacion)
df$fecha_est_num <- as.numeric(df$fecha_est)  

boxplot(fecha_est_num ~ orientacion,
        data = df,
        col = rainbow(length(levels(df$orientacion))),
        main = "Distribución de fecha_est por orientación",
        xlab = "Orientación",
        ylab = "Fecha Estimada",
        las = 2) 

## ---- chunk 56
ori <- factor(df$orientacion)
ex  <- factor(df$exito, levels=c(0,1), labels=c("No cumple","Sí cumple"))
fe  <- as.numeric(df$fecha_est)

ok <- !is.na(ori) & !is.na(ex) & is.finite(fe)
ori <- ori[ok]; ex <- ex[ok]; fe <- fe[ok]

# Colores por orientación (mismos en ambos paneles)
ori_levels <- levels(ori)
cols_ori <- c("blue", "orange", "gray")
cols_ori <- cols_ori[seq_along(ori_levels)]  # por si hay 2 o 3 niveles

op <- par(no.readonly=TRUE)
par(mfrow=c(1,2), mar=c(7,4,4,5)+0.1)

for (lev in levels(ex)) {
  idx <- ex == lev
  boxplot(fe[idx] ~ ori[idx],
          las = 2,
          col = cols_ori,
          main = paste("fecha_est por orientación (", lev, ")", sep=""),
          xlab = "Orientación",
          ylab = "Fecha estimada",
          outline = TRUE)
  
  legend("topright", legend=ori_levels, fill=cols_ori, bty="n", cex=0.9)
}

par(op)

## ---- chunk 57
sup <- factor(df$soporte_grp)
tec <- factor(df$tecnica)

ok <- !is.na(sup) & !is.na(tec)
sup <- sup[ok]; tec <- tec[ok]

tab  <- table(tec, sup) 
prop <- prop.table(tab, 2)     

cols_tec <- rainbow(nrow(prop)) 

op <- par(no.readonly=TRUE)
par(mar=c(7,4,4,10)+0.1, xpd=NA) 

bp <- barplot(as.matrix(prop),
              beside = FALSE,
              ylim = c(0,1),
              col = cols_tec,
              main = "Distribución de técnica dentro de cada soporte",
              xlab = "soporte_grp",
              ylab = "Proporción",
              las = 2)

abline(h = seq(0,1,0.2), col="gray90")

n_sup <- colSums(tab)
text(x = bp, y = 1.02, labels = paste0("n=", n_sup), cex = 0.8)

legend("topright",
       inset = c(-0.35, 0),
       legend = rownames(prop),
       fill = cols_tec,
       bty = "n",
       cex = 0.9)

par(op)

## ---- chunk 58
sup <- factor(df$soporte_grp)
tec <- factor(df$tecnica)
ex  <- factor(df$exito, levels=c(0,1), labels=c("No cumple","Sí cumple"))

ok <- !is.na(sup) & !is.na(tec) & !is.na(ex)
sup <- sup[ok]; tec <- tec[ok]; ex <- ex[ok]

tab <- table(tec, sup, ex) 

tec_levels <- dimnames(tab)[[1]]
sup_levels <- dimnames(tab)[[2]]
ex_levels  <- dimnames(tab)[[3]]

cols_tec <- rainbow(length(tec_levels)) 

op <- par(no.readonly=TRUE)
par(mfrow=c(1,2), mar=c(7,4,4,10)+0.1, xpd=NA)

for(i in seq_along(ex_levels)){
  m <- tab[,,i]
  prop <- prop.table(m, 2)     
  prop[!is.finite(prop)] <- 0   

  bp <- barplot(as.matrix(prop),
                beside=FALSE,
                ylim=c(0,1),
                col=cols_tec,
                main=paste("Éxito:", ex_levels[i]),
                xlab="soporte_grp",
                ylab="Proporción",
                las=2)

  abline(h=seq(0,1,0.2), col="gray")

  n_sup <- colSums(m)
  text(x=bp, y=1.02, labels=paste0("n=", n_sup), cex=0.8)
}

legend("topright", inset=c(-0.35,0),
       legend=tec_levels, fill=cols_tec, bty="n", cex=0.9)

par(op)

## ---- chunk 59
sup <- factor(df$soporte_grp)
fe  <- as.numeric(df$fecha_est)

ok <- !is.na(sup) & is.finite(fe)
sup <- sup[ok]; fe <- fe[ok]

sup_levels <- levels(sup)
cols_sup <- rainbow(length(sup_levels))

op <- par(no.readonly=TRUE)
par(mar=c(7,4,4,2)+0.1)

boxplot(fe ~ sup,
        col = cols_sup,
        las = 2,
        main = "fecha_est por soporte_grp",
        xlab = "soporte_grp",
        ylab = "Fecha estimada",
        outline = TRUE)

legend("topright", legend=sup_levels, fill=cols_sup, bty="n", cex=0.85)

par(op)

## ---- chunk 60
sup <- factor(df$soporte_grp)
ex  <- factor(df$exito, levels=c(0,1), labels=c("No cumple","Sí cumple"))
fe  <- as.numeric(df$fecha_est)

ok <- !is.na(sup) & !is.na(ex) & is.finite(fe)
sup <- sup[ok]; ex <- ex[ok]; fe <- fe[ok]

sup_levels <- levels(sup)
cols_sup <- rainbow(length(sup_levels))

op <- par(no.readonly=TRUE)
par(mfrow=c(1,2), mar=c(7,4,4,5)+0.1, xpd=NA)

for(lev in levels(ex)){
  idx <- ex == lev
  boxplot(fe[idx] ~ sup[idx],
          col = cols_sup,
          las = 2,
          main = paste("fecha_est por soporte_grp (", lev, ")", sep=""),
          xlab = "soporte_grp",
          ylab = "Fecha estimada",
          outline = TRUE)
  legend("topright", legend=sup_levels, fill=cols_sup, bty="n", cex=0.85)
}

par(op)

## ---- chunk 61
tec <- factor(df$tecnica)
fe  <- as.numeric(df$fecha_est)

ok <- !is.na(tec) & is.finite(fe)
tec <- tec[ok]; fe <- fe[ok]

tec_levels <- levels(tec)
cols_tec <- rainbow(length(tec_levels))

op <- par(no.readonly=TRUE)
par(mar=c(7,4,4,6)+0.1, xpd=NA)

boxplot(fe ~ tec,
        col = cols_tec,
        las = 2,
        main = "fecha_est por técnica",
        xlab = "Técnica",
        ylab = "Fecha estimada",
        outline = TRUE)

legend("topright", inset=c(-0.25,0),
       legend=tec_levels, fill=cols_tec, bty="n", cex=0.9)

par(op)

## ---- chunk 62
tec <- factor(df$tecnica)
ex  <- factor(df$exito, levels=c(0,1), labels=c("No cumple","Sí cumple"))
fe  <- as.numeric(df$fecha_est)

ok <- !is.na(tec) & !is.na(ex) & is.finite(fe)
tec <- tec[ok]; ex <- ex[ok]; fe <- fe[ok]

tec_levels <- levels(tec)
cols_tec <- rainbow(length(tec_levels))

op <- par(no.readonly=TRUE)
par(mfrow=c(1,2), mar=c(7,4,4,8)+0.1, xpd=NA)

for(lev in levels(ex)){
  idx <- ex == lev
  boxplot(fe[idx] ~ tec[idx],
          col = cols_tec,
          las = 2,
          main = paste("fecha_est por técnica (", lev, ")", sep=""),
          xlab = "Técnica",
          ylab = "Fecha estimada",
          outline = TRUE)
  legend("topright", inset=c(-0.30,0),
         legend=tec_levels, fill=cols_tec, bty="n", cex=0.85)
}

par(op)

## ---- chunk 63
tab <- table(df$tipo_autor, df$tema)
prop <- prop.table(tab, 1)
n <- rowSums(tab)

tema_levels <- colnames(prop)
cols <- grDevices::rainbow(length(tema_levels))

par(mar=c(9,4,4,12)+0.1)  
bp <- barplot(t(prop),
              beside=FALSE, ylim=c(0,1), las=2,
              col=cols,
              main="Temas por cada tipo de autor",
              ylab="Proporción", xlab="Tipo de autor")
text(x=bp, y=1.02, labels=paste0("n=", n), xpd=TRUE, cex=0.8)

legend("topright", inset=c(-0.35,0), xpd=TRUE,
       legend=tema_levels, fill=cols, bty="n", cex=0.8)

tab
round(prop, 3)

## ---- chunk 64

df$exito_f <- factor(df$exito, levels=c(0,1), labels=c("No cumple","Sí cumple"))
df$tipo_autor_f <- factor(df$tipo_autor)
df$tema_f <- factor(df$tema)

tab3 <- with(df, table(tipo_autor_f, tema_f, exito_f))

tab_total <- apply(tab3, c(1,2), sum)     
tema_tot  <- colSums(tab_total) 
ord_tema  <- order(tema_tot, decreasing = TRUE)

tab3 <- tab3[, ord_tema, , drop=FALSE]
tema_levels <- dimnames(tab3)[[2]]

tema_lab <- gsub("_", "\n", tema_levels)

cols <- grDevices::rainbow(length(tema_levels))
names(cols) <- tema_levels

op <- par(no.readonly = TRUE)

layout(matrix(c(1,2,3), 1, 3), widths = c(5.2, 5.2, 2.2))
par(oma=c(0,0,2,0))

for (k in 1:length(levels(df$exito_f))) {

  tab_k <- tab3[, , k, drop=FALSE][,,1] 
  prop  <- prop.table(tab_k, 1)                  
  prop[is.na(prop)] <- 0
  n_aut <- rowSums(tab_k)

  par(mar=c(9,4,4,1)+0.1, xpd=NA)

  bp <- barplot(t(prop),
                beside = FALSE,
                ylim = c(0,1),
                las = 2,
                col = cols[colnames(prop)],
                main = paste("Éxito:", levels(df$exito_f)[k]),
                ylab = "Proporción",
                xlab = "Tipo de autor")

  text(x=bp, y=1.02, labels=paste0("n=", n_aut), xpd=TRUE, cex=0.8)
}

par(mar=c(0,0,0,0))
plot.new()
legend("center",
       legend = tema_lab,
       fill = cols[tema_levels],
       bty = "n",
       cex = 0.75)

mtext("Temas por cada tipo_autor separado por éxito", outer=TRUE, cex=1.1)

layout(1)
par(op)

## ---- chunk 65
tab <- table(df$tipo_autor, df$tecnica)
prop <- prop.table(tab, 1)
n <- rowSums(tab)

tec_levels <- colnames(prop)
cols <- grDevices::rainbow(length(tec_levels))

par(mar=c(9,4,4,10)+0.1)
bp <- barplot(t(prop),
              beside=FALSE, ylim=c(0,1), las=2,
              col=cols,
              main="Distribución de técnicas dentro de cada tipo de autor",
              ylab="Proporción", xlab="Tipo de autor")
text(x=bp, y=1.02, labels=paste0("n=", n), xpd=TRUE, cex=0.8)

legend("topright", inset=c(-0.25,0), xpd=TRUE,
       legend=tec_levels, fill=cols, bty="n", cex=0.9)

tab
round(prop, 3)

## ---- chunk 66

df$exito_f <- factor(df$exito, levels=c(0,1), labels=c("No cumple","Sí cumple"))
df$tipo_autor_f <- factor(df$tipo_autor)
df$tecnica_f <- factor(df$tecnica)

tab3 <- with(df, table(tipo_autor_f, tecnica_f, exito_f))

tab_total <- apply(tab3, c(1,2), sum)
tec_tot   <- colSums(tab_total)   
ord_tec   <- order(tec_tot, decreasing = TRUE)

tab3 <- tab3[, ord_tec, , drop=FALSE]
tec_levels <- dimnames(tab3)[[2]]

tec_lab <- gsub("_", "\n", tec_levels)

cols <- grDevices::rainbow(length(tec_levels))
names(cols) <- tec_levels

op <- par(no.readonly = TRUE)

layout(matrix(c(1,2,3), 1, 3), widths = c(5.2, 5.2, 2.2))
par(oma=c(0,0,2,0))

for (k in 1:length(levels(df$exito_f))) {

  tab_k <- tab3[, , k, drop=FALSE][,,1]
  prop  <- prop.table(tab_k, 1)             
  prop[is.na(prop)] <- 0
  n_aut <- rowSums(tab_k)

  par(mar=c(9,4,4,1)+0.1, xpd=NA)

  bp <- barplot(t(prop),
                beside = FALSE,
                ylim = c(0,1),
                las = 2,
                col = cols[colnames(prop)],
                main = paste("Éxito:", levels(df$exito_f)[k]),
                ylab = "Proporción",
                xlab = "Tipo de autor")

  text(x=bp, y=1.02, labels=paste0("n=", n_aut), xpd=TRUE, cex=0.8)
}

par(mar=c(0,0,0,0))
plot.new()
legend("center",
       legend = tec_lab,
       fill = cols[tec_levels],
       bty = "n",
       cex = 0.9)

mtext("Técnicas por cada tipo_autor separado por éxito", outer=TRUE, cex=1.1)

layout(1)
par(op)

## ---- chunk 67
tab <- table(df$tipo_autor, df$soporte_grp)
prop <- prop.table(tab, 1)
n <- rowSums(tab)

sup_levels <- colnames(prop)
cols <- grDevices::rainbow(length(sup_levels))

par(mar=c(9,4,4,10)+0.1)
bp <- barplot(t(prop),
              beside=FALSE, ylim=c(0,1), las=2,
              col=cols,
              main="Distribución de soportes dentro de cada tipo de autor",
              ylab="Proporción", xlab="Tipo de autor")
text(x=bp, y=1.02, labels=paste0("n=", n), xpd=TRUE, cex=0.8)

legend("topright", inset=c(-0.25,0), xpd=TRUE,
       legend=sup_levels, fill=cols, bty="n", cex=0.9)

tab
round(prop, 3)

## ---- chunk 68
df$exito_f <- factor(df$exito, levels=c(0,1), labels=c("No cumple","Sí cumple"))
df$tipo_autor_f <- factor(df$tipo_autor)
df$soporte_f <- factor(df$soporte_grp)

tab3 <- with(df, table(tipo_autor_f, soporte_f, exito_f))

tab_total <- apply(tab3, c(1,2), sum)  
sup_tot   <- colSums(tab_total)  
ord_sup   <- order(sup_tot, decreasing = TRUE)

tab3 <- tab3[, ord_sup, , drop=FALSE]
sup_levels <- dimnames(tab3)[[2]]

sup_lab <- sup_levels
sup_lab <- gsub("Papel/Vitela", "Papel/\nVitela", sup_lab)
sup_lab <- gsub("Tabla/Panel", "Tabla/\nPanel", sup_lab)

cols <- grDevices::rainbow(length(sup_levels))
names(cols) <- sup_levels

op <- par(no.readonly = TRUE)

layout(matrix(c(1,2,3), 1, 3), widths = c(5.2, 5.2, 2.2))
par(oma=c(0,0,2,0))

for (k in 1:length(levels(df$exito_f))) {

  tab_k <- tab3[, , k, drop=FALSE][,,1]   
  prop  <- prop.table(tab_k, 1)
  prop[is.na(prop)] <- 0
  n_aut <- rowSums(tab_k)

  par(mar=c(9,4,4,1)+0.1, xpd=NA)

  bp <- barplot(t(prop),
                beside = FALSE,
                ylim = c(0,1),
                las = 2,
                col = cols[colnames(prop)],
                main = paste("Éxito:", levels(df$exito_f)[k]),
                ylab = "Proporción",
                xlab = "Tipo de autor")

  text(x=bp, y=1.02, labels=paste0("n=", n_aut), xpd=TRUE, cex=0.8)
}

# Panel leyenda aparte
par(mar=c(0,0,0,0))
plot.new()
legend("center",
       legend = sup_lab,
       fill = cols[sup_levels],
       bty = "n",
       cex = 0.9)

mtext("Soportes en cada tipo_autor separado por éxito", outer=TRUE, cex=1.1)

layout(1)
par(op)

## ---- chunk 69

table(df$tam_cat, useNA = "ifany")
tam_raw <- df$tam_cat

if (all(is.na(tam_raw))) {
  # RECREAR tam_cat desde area (terciles)
  qs <- quantile(df$area, probs = c(1/3, 2/3), na.rm = TRUE)
  df$tam_cat <- cut(df$area,
                    breaks = c(-Inf, qs[1], qs[2], Inf),
                    labels = c("pequeno", "mediano", "grande"),
                    include.lowest = TRUE, ordered_result = TRUE)
} else {
  df$tam_cat <- factor(as.character(tam_raw))
}

if (all(c("pequeno","mediano","grande") %in% levels(df$tam_cat))) {
  df$tam_cat <- factor(df$tam_cat, levels = c("pequeno","mediano","grande"), ordered = TRUE)
}

df$tipo_autor_f <- factor(df$tipo_autor)

tab <- table(df$tipo_autor_f, df$tam_cat)
prop <- prop.table(tab, 1)
n <- rowSums(tab)

tam_levels <- colnames(prop)
cols <- grDevices::heat.colors(length(tam_levels))

par(mar=c(9,4,4,10)+0.1)
bp <- barplot(t(prop),
              beside = FALSE, ylim = c(0,1), las = 2,
              col = cols,
              main = "tam_cat en cada tipo de autor",
              ylab = "Proporción", xlab = "Tipo de autor")

text(x = bp, y = 1.02, labels = paste0("n=", n), xpd = TRUE, cex = 0.8)

legend("topright", inset=c(-0.25,0), xpd=TRUE,
       legend = tam_levels, fill = cols, bty = "n", cex = 0.9)

tab
round(prop, 3)

## ---- chunk 70
tab <- table(df$tam_cat, df$tipo_autor, df$exito)

prop <- prop.table(tab, 1) 
prop_matrix <- apply(prop, c(1, 2), sum)

cols_ex <- c("red", "green") 
op <- par(no.readonly = TRUE)
par(mar = c(6, 4, 4, 2) + 0.1)

bp <- barplot(t(prop_matrix), 
              beside = FALSE,  
              col = cols_ex,
              ylim = c(0, 1),
              main = " Tam_cat por tipo de autor y éxito",
              xlab = "Tipo de autor",
              ylab = "Proporción",
              legend.text = c("No cumple", "Sí cumple"),
              args.legend = list(x = "topright", bty = "n"))

n_totals <- rowSums(tab[,,1] + tab[,,2])  
text(x = bp, y = 1.02, labels = paste0("n=", n_totals), xpd = TRUE, cex = 0.8)

par(op)

## ---- chunk 71
tab <- table(df$tipo_autor, df$orientacion)
prop <- prop.table(tab, 1)
n <- rowSums(tab)

ori_levels <- colnames(prop)
cols <- c("gray50","orange2","skyblue3")[seq_along(ori_levels)]  # ajusta si quieres

par(mar=c(9,4,4,2)+0.1)
bp <- barplot(t(prop),
              beside=FALSE, ylim=c(0,1), las=2,
              col=cols,
              main="Distribución de orientación dentro de cada tipo de autor",
              ylab="Proporción", xlab="Tipo de autor")
legend("topright", legend=ori_levels, fill=cols, bty="n")
text(x=bp, y=1.02, labels=paste0("n=", n), xpd=TRUE, cex=0.8)

tab
round(prop, 3)

## ---- chunk 72
y <- log(df$area)

par(mar=c(9,4,4,2)+0.1)
boxplot(y ~ df$tipo_autor, las=2,
        main="log(area) por tipo de autor",
        xlab="Tipo de autor", ylab="log(area)")

## ---- chunk 73
 df$exito_f <- factor(df$exito, levels=c(0,1), labels=c("No cumple","Sí cumple"))
df$tipo_autor_f <- factor(df$tipo_autor)

area_num <- as.numeric(df$area)
ok <- is.finite(area_num) & area_num > 0 & !is.na(df$exito_f) & !is.na(df$tipo_autor_f)

y  <- log(area_num[ok])
ta <- df$tipo_autor_f[ok]
ex <- df$exito_f[ok]

g   <- interaction(ta, ex, sep="|", drop=TRUE)
lst <- split(y, g)

ord_names <- as.vector(sapply(levels(ta), function(a) paste(a, levels(ex), sep="|")))
ord_names <- ord_names[ord_names %in% names(lst)]
lst <- lst[ord_names]

k1 <- nlevels(ta)
centers <- seq(1.5, by=2, length.out=k1)
at <- as.vector(sapply(centers, function(cc) cc + c(-0.35, 0.35)))
at <- at[seq_along(lst)]

cols_ex <- c("red","green")
col_vec <- rep(cols_ex, times=k1)[seq_along(lst)]

op <- par(no.readonly=TRUE)
par(mar=c(8,5,4,2)+0.1)  # Aumentar el margen inferior para mejorar la visibilidad de las etiquetas

boxplot(lst,
        at=at,
        col=col_vec,
        ylab="log(area)",
        xlab="Tipo de autor",
        main="log(area) por tipo de autor y éxito",
        las=2,  # Rotar las etiquetas del eje y
        outline=TRUE)

axis(1, at=centers, labels=levels(ta), las=2)  # Rotar las etiquetas del eje X
abline(v=seq(2.5, by=2, length.out=k1-1), col="gray80", lty=2)
legend("topright", legend=levels(ex), fill=cols_ex, bty="n")

par(op)

## ---- chunk 74
df$tipo_autor_f <- factor(df$tipo_autor)

# Asegúrate de que 'fecha_est' sea numérico
fe <- as.numeric(df$fecha_est)

# Elimina las filas con datos no válidos (NA y negativos)
ok <- is.finite(fe) & !is.na(df$tipo_autor_f)

y  <- fe[ok]
ta <- df$tipo_autor_f[ok]

# Crear el boxplot
op <- par(no.readonly=TRUE)
par(mar=c(7,5,4,2)+0.1)  # Margen para mejorar la legibilidad

# Crear el boxplot de fecha_est por tipo de autor
boxplot(y ~ ta,
        col=c("blue", "pink", "yellow", "green"),
        ylab="Fecha Estimada (fecha_est)",
        xlab="Tipo de autor",
        main="Fecha estimada por tipo de autor",
        las=2,  # Rotar etiquetas del eje X
        outline=TRUE)  # Incluir valores atípicos

# Ajuste de los ejes
axis(1, at=seq_along(levels(ta)), labels=levels(ta), las=2)

par(op)  # Restaurar la configuración original

## ---- chunk 75
df$exito_f <- factor(df$exito, levels=c(0,1), labels=c("No cumple","Sí cumple"))
df$tipo_autor_f <- factor(df$tipo_autor)

fe <- as.numeric(df$fecha_est)

ok <- is.finite(fe) & !is.na(df$exito_f) & !is.na(df$tipo_autor_f)

y  <- fe[ok]
ta <- df$tipo_autor_f[ok]
ex <- df$exito_f[ok]

lev_ta <- levels(ta)
lev_ex <- levels(ex)

# CLAVE: mismo separador que usas al ordenar
g <- interaction(ta, ex, sep="|", drop=TRUE)
lst <- split(y, g)

ord_names <- as.vector(sapply(lev_ta, function(a) paste(a, lev_ex, sep="|")))
ord_names <- ord_names[ord_names %in% names(lst)]
lst <- lst[ord_names]

k1 <- length(lev_ta)
centers <- seq(1.5, by=2, length.out=k1)
at <- as.vector(sapply(centers, function(cc) cc + c(-0.35, 0.35)))
at <- at[seq_along(lst)]

cols_ex <- c("red","green")
col_vec <- rep(cols_ex, times=k1)[seq_along(lst)]

op <- par(no.readonly=TRUE)
par(mar=c(7,5,4,2)+0.1)

boxplot(lst,
        at=at,
        col=col_vec,
        ylab="fecha_est (año)",
        xlab="Tipo de autor",
        main="Fecha estimada por tipo de autor y éxito",
        las=2,
        outline=TRUE)

axis(1, at=centers, labels=lev_ta, las=2)
abline(v=seq(2.5, by=2, length.out=k1-1), col="gray80", lty=2)
legend("topright", legend=lev_ex, fill=cols_ex, bty="n")

par(op)

## ---- chunk 76
tab <- table(df$tipo_autor, df$serie)
prop <- prop.table(tab, 1)
n <- rowSums(tab)

ser_levels <- colnames(prop)
cols <- c("yellow","lightblue")[seq_along(ser_levels)]

par(mar=c(9,4,4,2)+0.1)
bp <- barplot(t(prop),
              beside=FALSE, ylim=c(0,1), las=2,
              col=cols,
              main="Serie dentro de cada tipo de autor",
              ylab="Proporción", xlab="Tipo de autor")
legend("topright", legend=ser_levels, fill=cols, bty="n")
text(x=bp, y=1.02, labels=paste0("n=", n), xpd=TRUE, cex=0.8)

tab
round(prop, 3)

## ---- chunk 77
df$exito_f <- factor(df$exito, levels=c(0,1), labels=c("No cumple","Sí cumple"))

df$serie_f <- factor(df$serie, levels=c(0,1),
                     labels=c("0 (con serie)", "1 (con serie)"))

df$tipo_autor_f <- factor(df$tipo_autor)

tab3 <- table(df$tipo_autor_f, df$serie_f, df$exito_f)

cols_ex <- c("red","green")

op <- par(no.readonly=TRUE)
par(mfrow=c(1,2), mar=c(7,4,4,2)+0.1)

for (s in levels(df$serie_f)) {

  tab_s <- tab3[, s, ]      
  prop  <- prop.table(tab_s, 1)
  bp <- barplot(t(prop),
                beside=FALSE,
                ylim=c(0,1),
                las=2,
                col=cols_ex,
                main=paste("Serie:", s),
                ylab="Proporción",
                xlab="Tipo de autor")

  n <- rowSums(tab_s)
  text(x=bp, y=1.02, labels=paste0("n=", n), xpd=TRUE, cex=0.8)
}

legend("topright", legend=levels(df$exito_f), fill=cols_ex, bty="n")
par(op)
